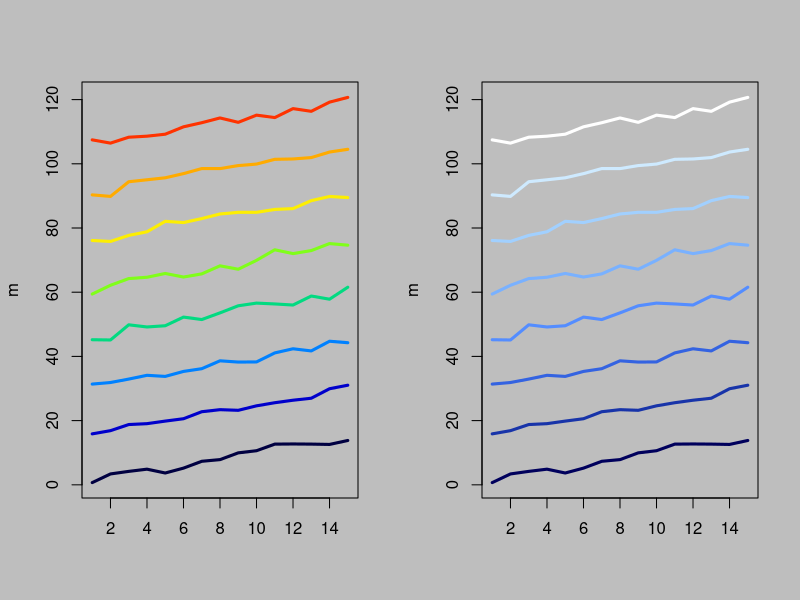
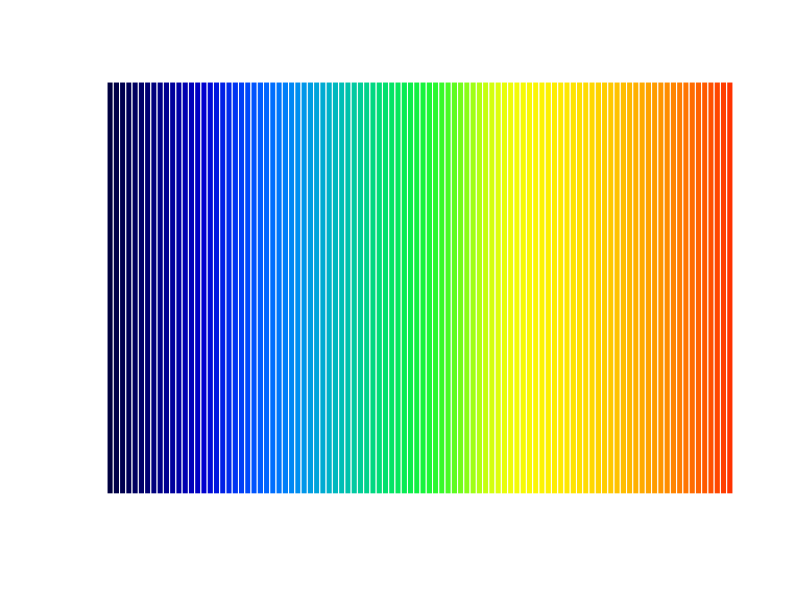
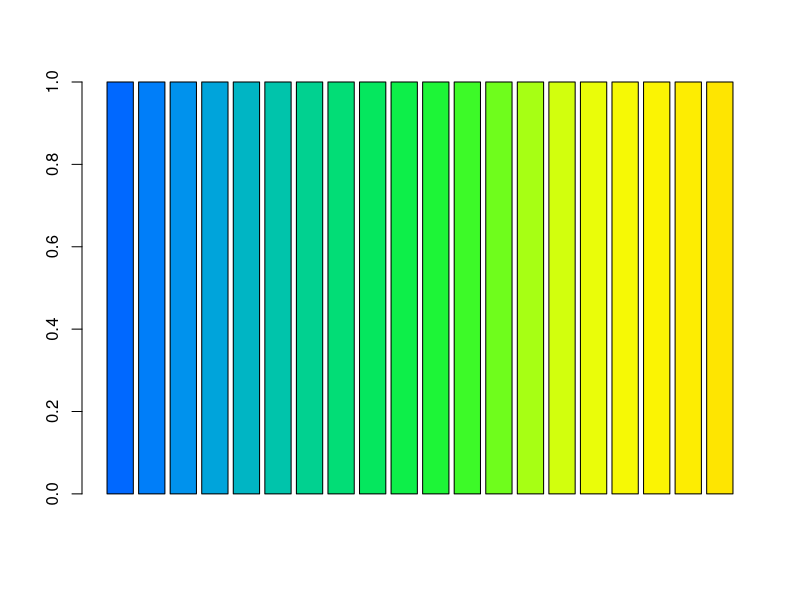
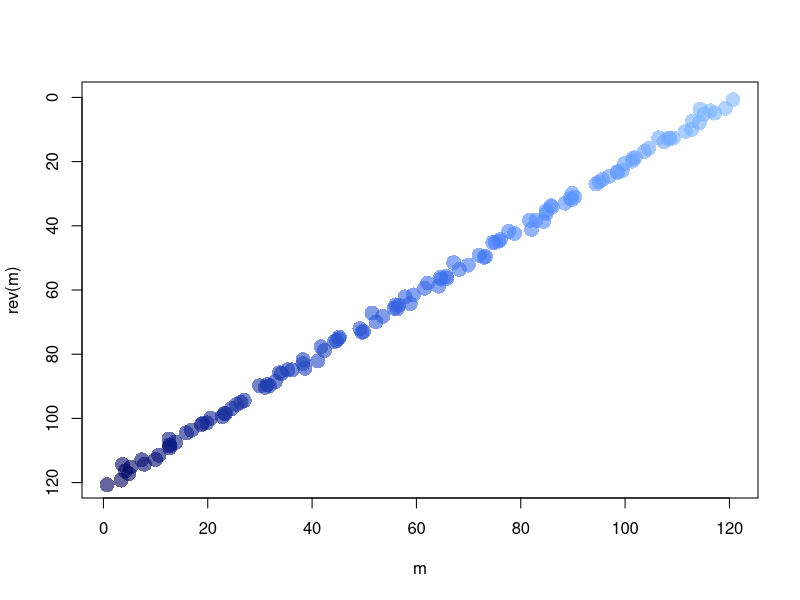
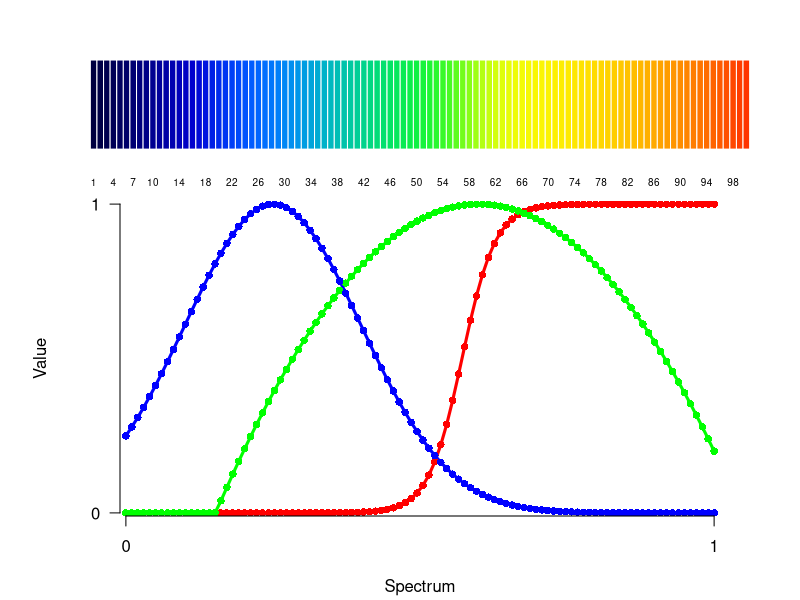
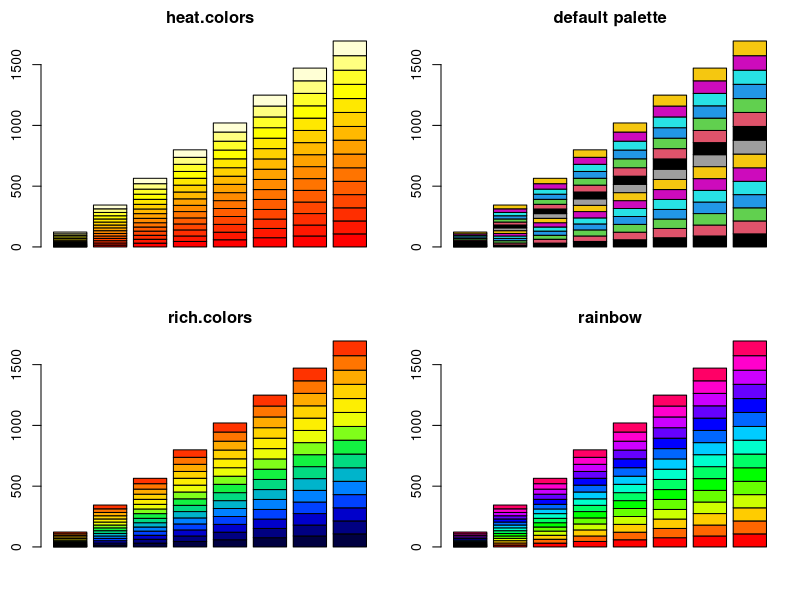

Write R code to recreate these figures, in order.
library(gplots)


### Name: rich.colors
### Title: Rich Color Palettes
### Aliases: rich.colors
### Keywords: color

### ** Examples

m <- abs(matrix(1:120+rnorm(120), nrow=15, ncol=8))
opar <- par(bg="gray", mfrow=c(1,2))
matplot(m, type="l", lty=1, lwd=3, col=rich.colors(8))
matplot(m, type="l", lty=1, lwd=3, col=rich.colors(8,"blues"))
par(opar)

barplot(rep(1,100), col=rich.colors(100), space=0, border=0, axes=FALSE)
barplot(rep(1,20), col=rich.colors(40)[11:30]) # choose subset

plot(m, rev(m), ylim=c(120,0), pch=16, cex=2,
     col=rich.colors(200,"blues",alpha=0.6)[1:120]) # semitransparent

rich.colors(100, plot=TRUE)  # describe rgb recipe

par(mfrow=c(2,2))
barplot(m, col=heat.colors(15), main="\nheat.colors")
barplot(m, col=1:15, main="\ndefault palette")
barplot(m, col=rich.colors(15), main="\nrich.colors")
barplot(m, col=rainbow(15), main="\nrainbow")
par(opar)
